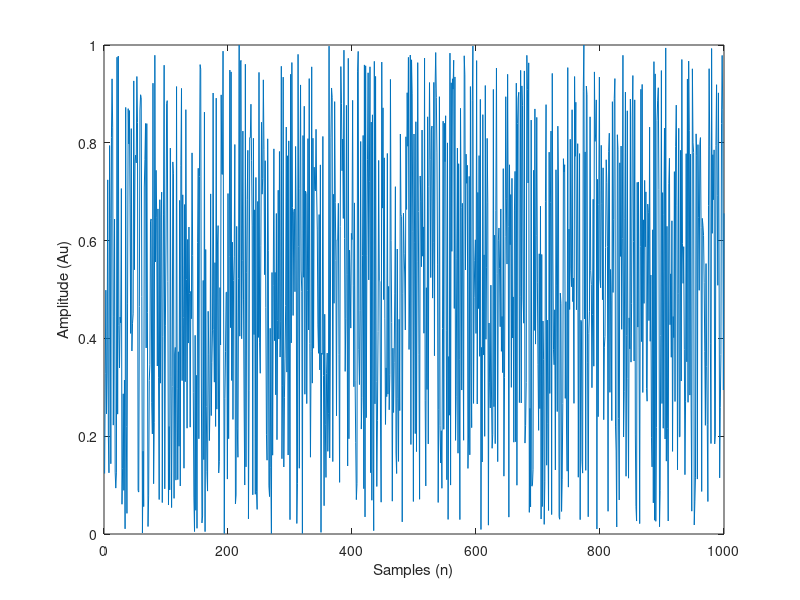
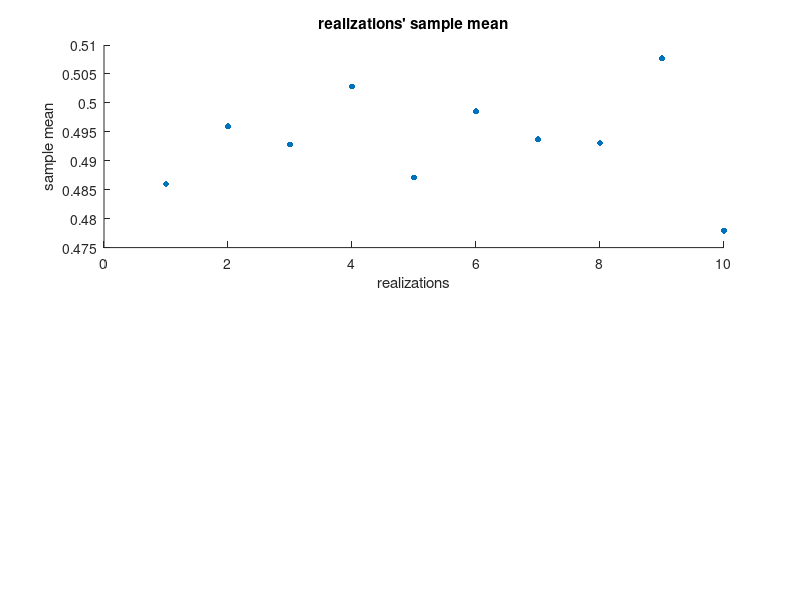

Write MATLAB code to recreate these figures, in order. (Note: this script raises an error after producing the figures.)
%% Creation of signal
clc, clear all, close all;
n_samples = 1000;
which_exercise = 1; %choose 1 for uniform distribution and 2 for gaussian distribution
x_axis = 1:n_samples;

if (which_exercise == 1)
    X = rand(n_samples, 1);  %Uniformly distributed between 0 and 1
elseif (which_exercise == 2)
    X = randn(n_samples, 1);  %Gaussian distribution with 0 mean and unit standard deviation
end

%% Plot the signal
figure()
plot(x_axis, X)
ylabel("Amplitude (Au)");
xlabel("Samples (n)");

%% Part 1
sample_mean = mean(X);

%% Part 2
sample_standard_deviation = std(X);

%% Part 3
realizations = 1:10;

if (which_exercise == 1)
    x_realizations = rand(10, n_samples);
elseif (which_exercise == 2)
    x_realizations = randn(10, n_samples);
end

sample_mean_realizations = zeros(10, 1);
std_realizations = zeros(10, 1);
error_realizations = zeros(10, 1);

for realization = realizations  
    sample_mean_realizations(realization, 1) = mean(x_realizations(realization, :));
    std_realizations(realization, 1) = std(x_realizations(realization, :));
    if (which_exercise == 1)
        error_realizations(realization, 1) = 0.5 - sample_mean_realizations(realization, 1);
    elseif (which_exercise == 2)
        error_realizations(realization, 1) = 0 - sample_mean_realizations(realization, 1);
    end
end

m_estimatorBias = 0.5 - mean(sample_mean_realizations);
s_estimatorBias = 1/sqrt(12) - mean(std_realizations);

%% Part 3 plotting
figure()

subplot(2,1,1)
hold on
scatter(realizations, sample_mean_realizations, 18,'bo', 'filled')
title("realizations' sample mean")
ylabel("sample mean")
xlabel("realizations")
%ylim([0.45 0.55])
if (which_exercise == 1)
    hline = refline([0, 0.5]);
    hline.Color = 'b';
    for i = realizations
        plot([i, i], [0.5, sample_mean_realizations(i)], 'b-')
    end
elseif (which_exercise == 2)
    hline = refline([0, 0]);
    hline.Color = 'b';
    for i = realizations
        plot([i, i], [0, sample_mean_realizations(i)], 'b-')
    end
end

subplot(2,1,2)
hold on
scatter(realizations, std_realizations, 18, 'bo', 'filled')
title("realizations' sample standard deviation")
ylabel("sample standard deviation")
xlabel("realizations")
%ylim([0.25 0.35])
if (which_exercise == 1) 
    hline = refline([0, 1/sqrt(12)]);
    hline.Color = 'b';
    for i = realizations
        plot([i, i], [1/sqrt(12), std_realizations(i)], 'b-')
    end
elseif (which_exercise == 2)
    hline = refline([0, 1]);
    hline.Color = 'b';
    for i = realizations
        plot([i, i], [1, std_realizations(i)], 'b-')
    end
end

%% Part 4
n_bins = 3; %n_samples;
title_text = sprintf("histogram pdf for %.0f samples and %.0f bins", n_samples, n_bins);
title_histogram = sprintf("pdf estimate using the 'Normalized' histogram() function");
figure()
hold on
title(title_text);
ylabel('Probability')
[counts, centers] = hist(X, n_bins);
bar(centers, counts/n_samples)

if (which_exercise == 1)
    hline = refline([0, 1/n_bins]);
    hline.Color ='r';
    xlabel('x');
elseif (which_exercise == 2)
    xlabel('y');
    figure(), hold on
    histogram(X, 'Normalization', 'pdf');
    plot(-5:0.1:5, normpdf(-5:0.1:5, 0, 1));
    title(title_histogram);
    xlabel('y');
    ylabel('Probability')
end





